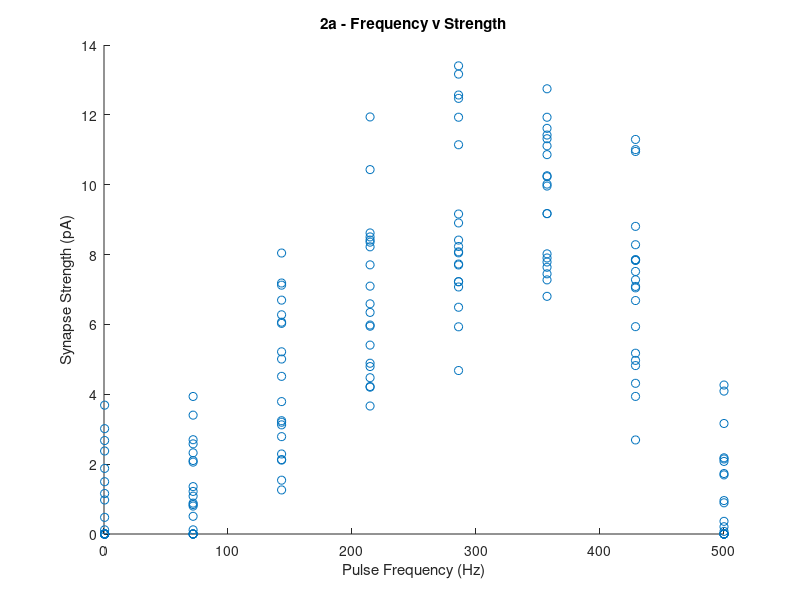
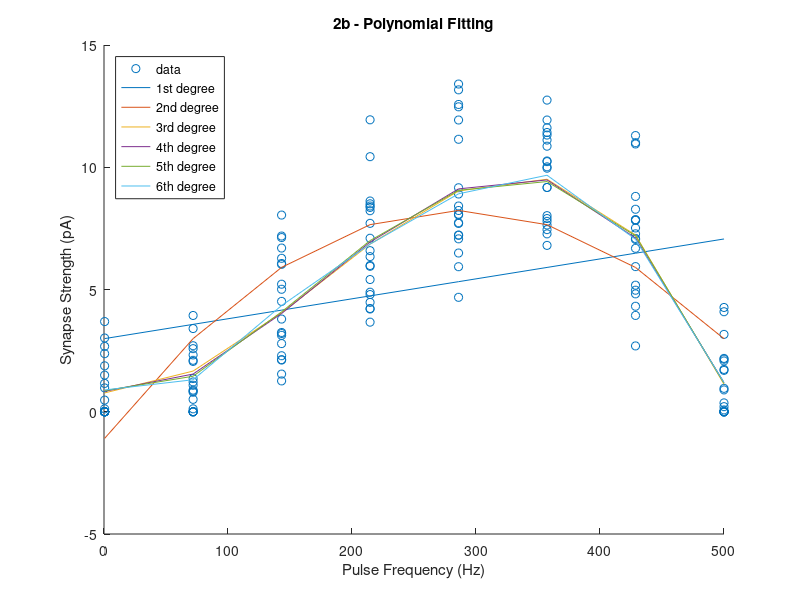
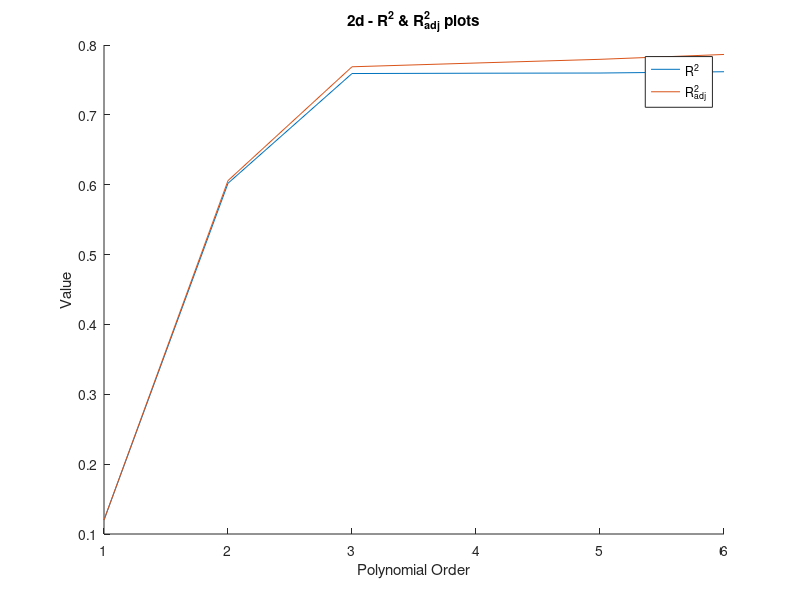

MATLAB code to generate these figures, in order: (Note: this script raises an error after producing the figures.)
% Alexander Hay
% Homework 2

fprintf('\n');
fprintf('Alexander Hay\n');
fprintf('NUIN 408\n');
fprintf('Homework 2\n');

%% Problem 1
% ***********************************************
% 1a

fprintf('\n');
fprintf('Problem 1a *****************************\n');
fprintf('\n');

% emulate experiment
N = 15;
mu = 6.3;
sigma = 1.9;
Ca = sigma * randn(N,1) + mu;

% standard error is sigma/root(N-1)
std_error = sigma/sqrt(N-1);

fprintf('Standard error of the mean: %.2f\n', std_error);

% ***********************************************
% 1b

fprintf('\n');
fprintf('Problem 1b *****************************\n');
fprintf('\n');

% 95% interval is mean +/- 1.96*standard error
interval_lower = mu - (1.96 * std_error);
interval_upper = mu + (1.96 * std_error);

fprintf('Lower bound: %.2f\n', interval_lower);
fprintf('Upper bound: %.2f\n', interval_upper);

% ***********************************************
% 1c

fprintf('\n');
fprintf('Problem 1c *****************************\n');
fprintf('\n');

% what is the probability that a mean of 9 is contained within the
% confidence interval
prob_1c = normcdf(9,mu,sigma);

fprintf('Probability that the true mean is 9: %.2f\n', prob_1c);
% ***********************************************
% 1d

fprintf('\n');
fprintf('Problem 1d *****************************\n');
fprintf('\n');

fprintf('Assumptions:\n');
fprintf('* Normal distribution\n');
fprintf('* Distribution is symmetric (given, if above is true)\n');
fprintf('Any variance is equal\n');

%% Problem 2
% ***********************************************
% 2a

fprintf('\n');
fprintf('Problem 2a *****************************\n');
fprintf('\n');

load('SynapseStengths_HW2.mat');

x = pulseFreq;
y = synapseStrength;

figure_2a = figure;
scatter(x,y);
title('2a - Frequency v Strength');
xlabel('Pulse Frequency (Hz)');
ylabel('Synapse Strength (pA)');

fprintf('See Figure 2a\n');

% ***********************************************
% 2b

fprintf('\n');
fprintf('Problem 2b *****************************\n');
fprintf('\n');

% arrays for part 2c
SS_res = zeros(6,1);
SS_tot = zeros(6,1);
r2 = zeros(6,1);
r2_adj = zeros(6,1);

figure_2b = figure;
scatter(x,y); %,'DisplayName','data');
title('2b - Polynomial Fitting');
xlabel('Pulse Frequency (Hz)');
ylabel('Synapse Strength (pA)');
hold on;

% fit/plot data to polynomial
% I know this isn't subplotted, I ran into a "subplot cannot convert
% handle" error :(
for i = 1:6;
    p = polyfit(x,y,i);
    y1 = polyval(p,x);
    plot(x(1:8),y1(1:8));
    
    % calculations for part c
    SS_res(i) = sum((y - y1).^2);                           % residual sum of squares
    SS_tot(i) = sum((y - mean(y)).^2 );                     % total sum of squares
    r2(i) = 1 - (SS_res(i)/SS_tot(i));                      % standard rsquared 
    r2_adj(i) = r2(i) * ((length(y)-1)/(length(y)-i));      % adjusted rsquared
end

legend_2b=cell(7,1);
legend_2b{1} = 'data';
legend_2b{2} = '1st degree';
legend_2b{3} = '2nd degree';
legend_2b{4} = '3rd degree';
legend_2b{5} = '4th degree';
legend_2b{6} = '5th degree';
legend_2b{7} = '6th degree';

legend(legend_2b,'Location','northwest');

hold off;

fprintf('See Figure 2b\n');

% ***********************************************
% 2c

fprintf('\n');
fprintf('Problem 2c *****************************\n');
fprintf('\n');

fprintf('1st degree polynomial:\n');
fprintf('R2: %.2f',r2(1)); 
fprintf('\tR2_adj: %.2f\n', r2_adj(1));
fprintf('\n');
fprintf('2nd degree polynomial:\n');
fprintf('R2: %.2f',r2(2)); 
fprintf('\tR2_adj: %.2f\n', r2_adj(2));
fprintf('\n');
fprintf('3rd degree polynomial:\n');
fprintf('R2: %.2f',r2(3)); 
fprintf('\tR2_adj: %.2f\n', r2_adj(3));
fprintf('\n');
fprintf('4th degree polynomial:\n');
fprintf('R2: %.2f',r2(4)); 
fprintf('\tR2_adj: %.2f\n', r2_adj(4));
fprintf('\n');
fprintf('5th degree polynomial:\n');
fprintf('R2: %.2f',r2(5)); 
fprintf('\tR2_adj: %.2f\n', r2_adj(5));
fprintf('\n');
fprintf('6th degree polynomial:\n');
fprintf('R2: %.2f',r2(6)); 
fprintf('\tR2_adj: %.2f\n', r2_adj(6));

% ***********************************************
% 2d

fprintf('\n');
fprintf('Problem 2d *****************************\n');
fprintf('\n');

figure_2d = figure;
hold on;
plot(r2,'DisplayName','R^{2}');
plot(r2_adj,'DisplayName','R^{2}_{adj}');
title('2d - R^{2} & R^{2}_{adj} plots');
xlabel('Polynomial Order');
ylabel('Value');
legend();

fprintf('See Figure 2d\n');

% ***********************************************
% 2e

fprintf('\n');
fprintf('Problem 2e *****************************\n');
fprintf('\n');

fprintf('The 6th order polynomial had the highest R2 value.\n');
fprintf('The most appropriate R2 value is from the 3rd order polynomial\n');
fprintf('a lower order has a significant increase in R value\n');
fprintf('while a higher order doesnt decrease it very much\n');

%% Problem 3
% ***********************************************
% 3a

fprintf('\n');
fprintf('Problem 3a *****************************\n');
fprintf('\n');

sugar_lo = [13,19,32,34,49,15,20,19,30,8];
sugar_hi = [6,9,20,31,41,14,21,16,22,7];

fprintf('Null hypothesis: sugar does not affect the firing rates of neurons.\n');
fprintf('μ_lo = μ_hi\n');
fprintf('\n');
fprintf('Alternative hypothesis: sugar does affect the firing rate of neurons.\n');
fprintf('μ_lo ≠ μ_hi\n');

% ***********************************************
% 3b

fprintf('\n');
fprintf('Problem 3b *****************************\n');
fprintf('\n');

[h,p] = ttest2(sugar_lo,sugar_hi);

% I'm concerned I have this backwards, or straight wrong
fprintf('Test: Unpaired t-test\n');
fprintf('P value: %.3f\n',p);

% ***********************************************
% 3c

fprintf('\n');
fprintf('Problem 3c *****************************\n');
fprintf('\n');

fprintf('I think the language of the test needs to be more precise,\n');
fprintf('or the test be conducted in a broader sense, addressing\n');
fprintf('metabolism, previous diet, long term affect of high/low sugar\n');
fprintf('diets, time of sampling, etc.\n');

% ***********************************************
% 3d

fprintf('\n');
fprintf('Problem 3d *****************************\n');
fprintf('\n');

fprintf('A paired t-test should be conducted.\n');

% ***********************************************
% 3e 

fprintf('\n');
fprintf('Problem 3e *****************************\n');
fprintf('\n');

[h,p] = ttest(sugar_lo,sugar_hi);

fprintf('Test: Paired t-test\n');
fprintf('P value: %.3f\n',p);
fprintf('\n');
fprintf('I think emphasis of dietary effects bleeding over into the\n');
fprintf('next day should be more prominent. Measures should be taken\n');
fprintf('to address this.\n');

%% Problem 4
% ***********************************************
% 4a

fprintf('\n');
fprintf('Problem 4a *****************************\n');
fprintf('\n');

fprintf('Null hypothesis: protein A is not selective for inhibitory neurons.\n');
fprintf('μ_inhib = μ_excite\n');
fprintf('\n');
fprintf('Alt hypothesis: protein A is selective for inhibitatory neurons.\n');
fprintf('μ_lo ≠ μ_hi\n');
fprintf('\n');
fprintf('Assumes that if the protein does not inhibit, it excites.\n');
fprintf('The alternative would be that the protein does nothing.\n');

% ***********************************************
% 4b

fprintf('\n');
fprintf('Problem 4b *****************************\n');
fprintf('\n');

four_b = table([128;62],[35;85],'VariableNames',{'Stains for A','Does not stain for A'},'RowNames',{'Inhibitory','Excitatory'});
[h,p,stats] = fishertest(four_b);

four_b
fprintf('Fishers exact test\n');
fprintf('P value: %f\n',p);